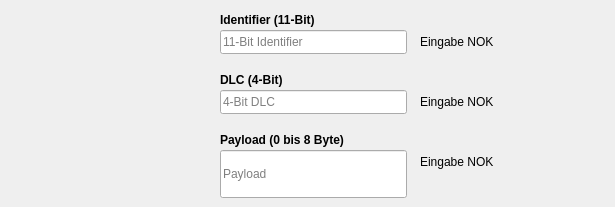
    <widget class="QWidget" name="canTab">
     <attribute name="title">
      <string>CAN</string>
     </attribute>
     <widget class="QLineEdit" name="lineEditCAN_Identifier">
      <property name="geometry">
       <rect>
        <x>220</x>
        <y>30</y>
        <width>187</width>
        <height>24</height>
       </rect>
      </property>
      <property name="toolTip">
       <string>11-Bit Identifier</string>
      </property>
      <property name="text">
       <string/>
      </property>
      <property name="placeholderText">
       <string>11-Bit Identifier</string>
      </property>
     </widget>
     <widget class="QLabel" name="labelCAN_Identifier">
      <property name="geometry">
       <rect>
        <x>220</x>
        <y>10</y>
        <width>187</width>
        <height>20</height>
       </rect>
      </property>
      <property name="font">
       <font>
        <bold>true</bold>
       </font>
      </property>
      <property name="text">
       <string>Identifier (11-Bit)</string>
      </property>
     </widget>
     <widget class="QLabel" name="labelCAN_Identifier_EingabeNOK">
      <property name="geometry">
       <rect>
        <x>420</x>
        <y>30</y>
        <width>186</width>
        <height>24</height>
       </rect>
      </property>
      <property name="text">
       <string>Eingabe NOK</string>
      </property>
     </widget>
     <widget class="QLabel" name="labelCAN_DLC">
      <property name="geometry">
       <rect>
        <x>220</x>
        <y>70</y>
        <width>187</width>
        <height>20</height>
       </rect>
      </property>
      <property name="font">
       <font>
        <bold>true</bold>
       </font>
      </property>
      <property name="text">
       <string>DLC (4-Bit)</string>
      </property>
     </widget>
     <widget class="QLineEdit" name="lineEditCAN_DLC">
      <property name="geometry">
       <rect>
        <x>220</x>
        <y>90</y>
        <width>187</width>
        <height>24</height>
       </rect>
      </property>
      <property name="toolTip">
       <string>4-Bit Data Length Code (DLC)</string>
      </property>
      <property name="text">
       <string/>
      </property>
      <property name="placeholderText">
       <string>4-Bit DLC</string>
      </property>
     </widget>
     <widget class="QLabel" name="labelCAN_DLC_EingabeNOK">
      <property name="geometry">
       <rect>
        <x>420</x>
        <y>90</y>
        <width>186</width>
        <height>24</height>
       </rect>
      </property>
      <property name="text">
       <string>Eingabe NOK</string>
      </property>
     </widget>
     <widget class="QLabel" name="labelCAN_Payload">
      <property name="geometry">
       <rect>
        <x>220</x>
        <y>130</y>
        <width>187</width>
        <height>20</height>
       </rect>
      </property>
      <property name="font">
       <font>
        <bold>true</bold>
       </font>
      </property>
      <property name="text">
       <string>Payload (0 bis 8 Byte)</string>
      </property>
     </widget>
     <widget class="QLineEdit" name="lineEditCAN_Payload">
      <property name="geometry">
       <rect>
        <x>220</x>
        <y>150</y>
        <width>187</width>
        <height>48</height>
       </rect>
      </property>
      <property name="toolTip">
       <string>Payload: 0 bis 8 Bytes</string>
      </property>
      <property name="text">
       <string/>
      </property>
      <property name="placeholderText">
       <string>Payload</string>
      </property>
     </widget>
     <widget class="QLabel" name="labelCAN_Payload_EingabeNOK">
      <property name="geometry">
       <rect>
        <x>420</x>
        <y>150</y>
        <width>186</width>
        <height>24</height>
       </rect>
      </property>
      <property name="text">
       <string>Eingabe NOK</string>
      </property>
     </widget>
    </widget>
